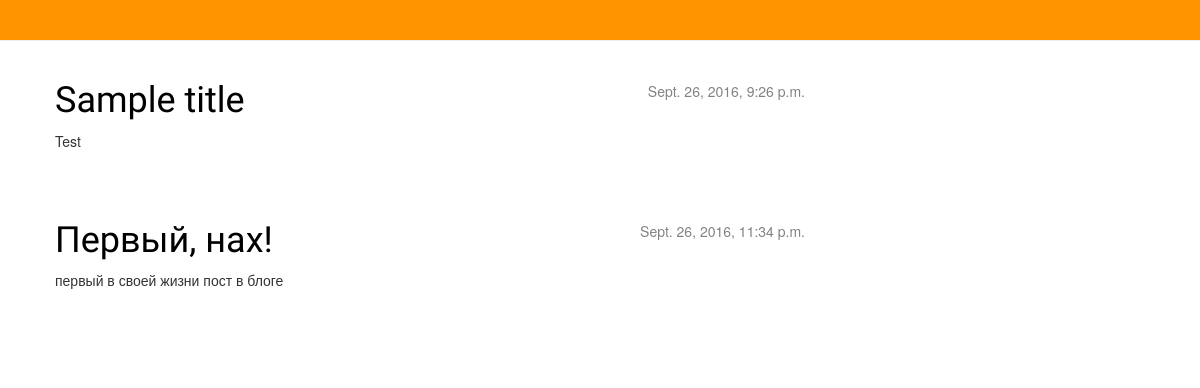
Before: / with the older database file.
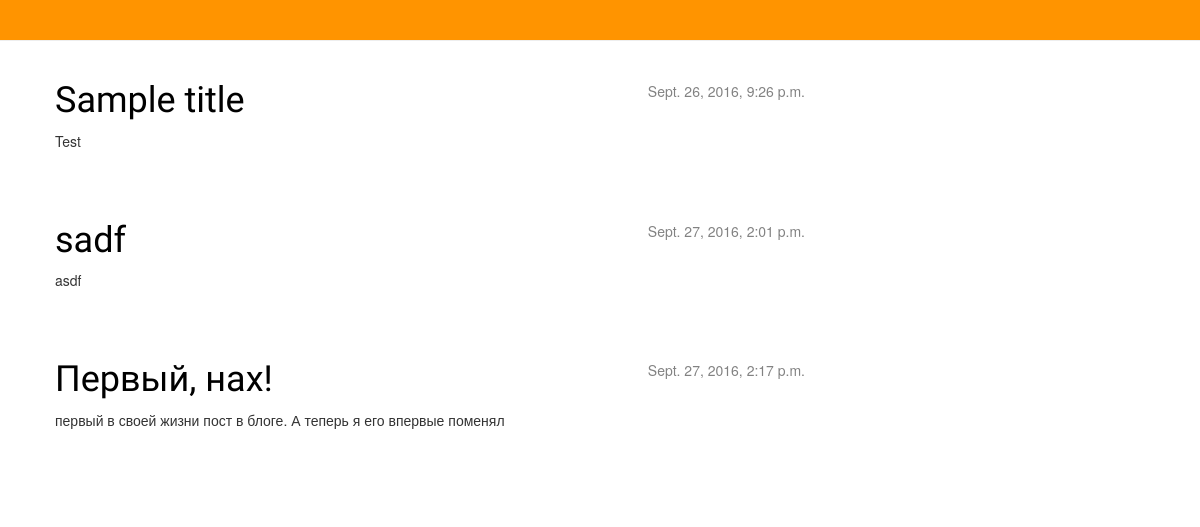
After: the same page with the newer database file.
### blog/models.py (models this page shows, shortened)
class Post(models.Model):
    author=models.ForeignKey('auth.User')
    title=models.CharField(max_length=200)
    text=models.TextField()
    created_date=models.DateTimeField(
            default=timezone.now)
    published_date=models.DateTimeField(
            blank=True, null=True)

### blog/views.py (the view)
# urls.py: url(r'^$', views.post_list, name='post_list'),
def post_list(request):
    posts = Post.objects.filter(published_date__lte=timezone.now()).order_by('published_date')
    return render(request, 'blog/post_list.html', {'posts':posts})

### blog/templates/blog/post_list.html
    {% extends 'blog/base.html' %}
    {% block content %}
        {% for post in posts %}
            <div class="post">
                <div class="date">
                    {{ post.published_date }}
                </div>
                <h1><a href="{% url 'post_detail' pk=post.pk %}">{{ post.title }}</a></h1>
                <p>{{ post.text|linebreaksbr }}</p>
            </div>
        {% endfor %}
    {% endblock content %}

Changed rows visible on the page:
added Post: published_date "Sept. 27, 2016, 2:01 p.m.", title "sadf", text "asdf"
changed Post "Первый, нах!": published_date "Sept. 26, 2016, 11:34 p.m." → "Sept. 27, 2016, 2:17 p.m."; text "первый в своей жизни пост в блоге" → "первый в своей жизни пост в блоге. А теперь я его впервые поменял"
